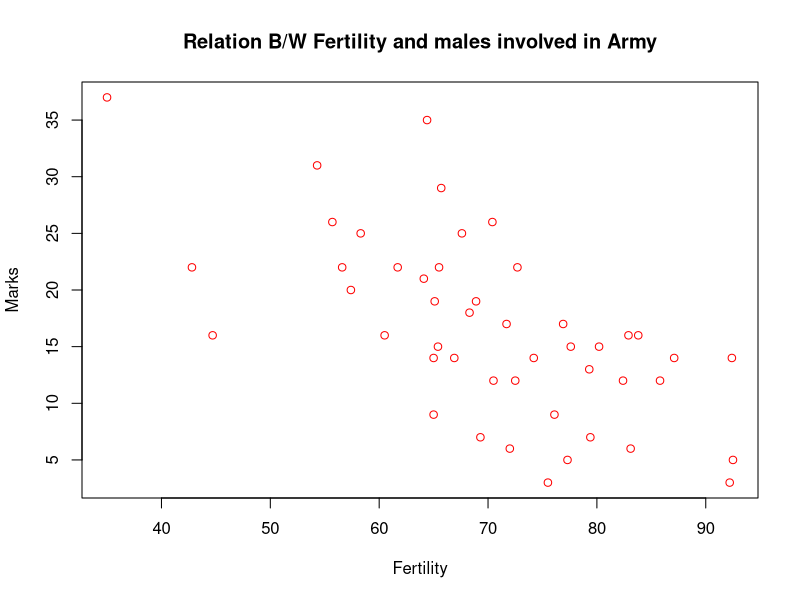
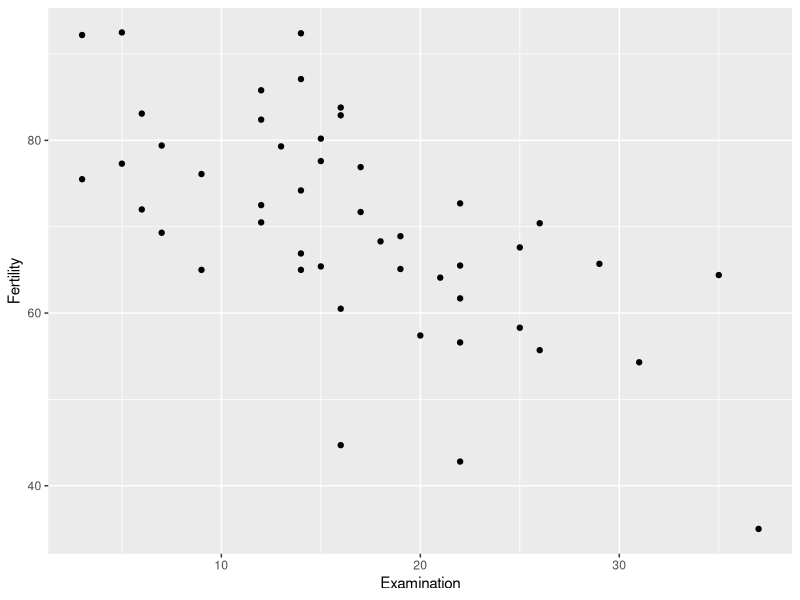

These charts were generated, in order, by the following R code:
# Creating boxplot for relation between Fertility and Percentage of males involved in Army
library(ggplot2)
plot (swiss$Fertility, swiss$Examination, col= "red", main ='Relation B/W Fertility and males involved in Army', xlab = 'Fertility', ylab = 'Marks')
ggplot(swiss,aes(Examination,Fertility)) + geom_point()

